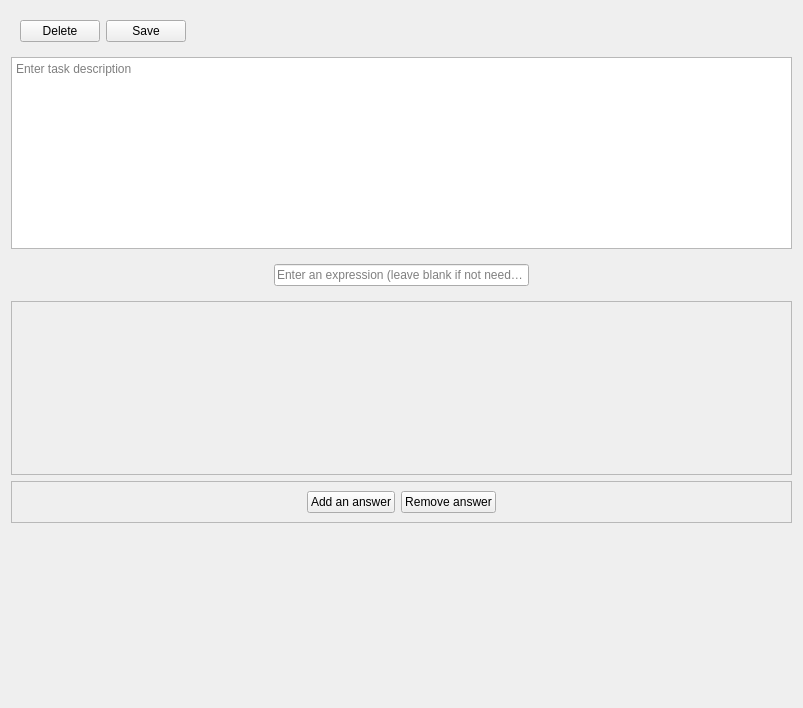
<?xml version="1.0" encoding="UTF-8"?>
<ui version="4.0">
 <class>taskMakingFrame</class>
 <widget class="QFrame" name="taskMakingFrame">
  <property name="geometry">
   <rect>
    <x>0</x>
    <y>0</y>
    <width>803</width>
    <height>708</height>
   </rect>
  </property>
  <property name="windowTitle">
   <string>Frame</string>
  </property>
  <layout class="QVBoxLayout" name="verticalLayout">
   <item>
    <widget class="QFrame" name="topFrame">
     <property name="frameShape">
      <enum>QFrame::NoFrame</enum>
     </property>
     <property name="frameShadow">
      <enum>QFrame::Raised</enum>
     </property>
     <layout class="QHBoxLayout" name="horizontalLayout">
      <item>
       <widget class="QPushButton" name="deleteButton">
        <property name="text">
         <string>Delete</string>
        </property>
       </widget>
      </item>
      <item>
       <widget class="QPushButton" name="saveButton">
        <property name="text">
         <string>Save</string>
        </property>
       </widget>
      </item>
      <item>
       <spacer name="horizontalSpacer">
        <property name="orientation">
         <enum>Qt::Horizontal</enum>
        </property>
        <property name="sizeHint" stdset="0">
         <size>
          <width>40</width>
          <height>20</height>
         </size>
        </property>
       </spacer>
      </item>
      <item>
       <spacer name="horizontalSpacer_2">
        <property name="orientation">
         <enum>Qt::Horizontal</enum>
        </property>
        <property name="sizeHint" stdset="0">
         <size>
          <width>40</width>
          <height>20</height>
         </size>
        </property>
       </spacer>
      </item>
     </layout>
    </widget>
   </item>
   <item>
    <widget class="QTextEdit" name="taskDescriptionInput">
     <property name="placeholderText">
      <string>Enter task description</string>
     </property>
    </widget>
   </item>
   <item>
    <widget class="QFrame" name="expressionFrame">
     <property name="frameShape">
      <enum>QFrame::NoFrame</enum>
     </property>
     <property name="frameShadow">
      <enum>QFrame::Raised</enum>
     </property>
     <layout class="QHBoxLayout" name="horizontalLayout_3">
      <item>
       <spacer name="horizontalSpacer_4">
        <property name="orientation">
         <enum>Qt::Horizontal</enum>
        </property>
        <property name="sizeType">
         <enum>QSizePolicy::Expanding</enum>
        </property>
        <property name="sizeHint" stdset="0">
         <size>
          <width>40</width>
          <height>20</height>
         </size>
        </property>
       </spacer>
      </item>
      <item>
       <widget class="QLineEdit" name="expressionInput">
        <property name="text">
         <string/>
        </property>
        <property name="placeholderText">
         <string>Enter an expression (leave blank if not needed)</string>
        </property>
       </widget>
      </item>
      <item>
       <spacer name="horizontalSpacer_3">
        <property name="orientation">
         <enum>Qt::Horizontal</enum>
        </property>
        <property name="sizeType">
         <enum>QSizePolicy::MinimumExpanding</enum>
        </property>
        <property name="sizeHint" stdset="0">
         <size>
          <width>40</width>
          <height>20</height>
         </size>
        </property>
       </spacer>
      </item>
     </layout>
    </widget>
   </item>
   <item>
    <widget class="QScrollArea" name="answersScrollArea">
     <property name="lineWidth">
      <number>0</number>
     </property>
     <property name="widgetResizable">
      <bool>true</bool>
     </property>
     <widget class="QWidget" name="scrollAreaWidgetContents">
      <property name="geometry">
       <rect>
        <x>0</x>
        <y>0</y>
        <width>783</width>
        <height>171</height>
       </rect>
      </property>
      <layout class="QVBoxLayout" name="verticalLayout_2">
       <item>
        <layout class="QVBoxLayout" name="answerScrollBarContents"/>
       </item>
      </layout>
     </widget>
    </widget>
   </item>
   <item>
    <widget class="QFrame" name="answerButtonFrame">
     <property name="frameShape">
      <enum>QFrame::StyledPanel</enum>
     </property>
     <property name="frameShadow">
      <enum>QFrame::Raised</enum>
     </property>
     <layout class="QHBoxLayout" name="answersLayout">
      <item>
       <spacer name="horizontalSpacer_5">
        <property name="orientation">
         <enum>Qt::Horizontal</enum>
        </property>
        <property name="sizeHint" stdset="0">
         <size>
          <width>40</width>
          <height>20</height>
         </size>
        </property>
       </spacer>
      </item>
      <item>
       <widget class="QPushButton" name="addAnswerButton">
        <property name="text">
         <string>Add an answer</string>
        </property>
       </widget>
      </item>
      <item>
       <widget class="QPushButton" name="removeAnswerButton">
        <property name="text">
         <string>Remove answer</string>
        </property>
       </widget>
      </item>
      <item>
       <spacer name="horizontalSpacer_6">
        <property name="orientation">
         <enum>Qt::Horizontal</enum>
        </property>
        <property name="sizeHint" stdset="0">
         <size>
          <width>40</width>
          <height>20</height>
         </size>
        </property>
       </spacer>
      </item>
     </layout>
    </widget>
   </item>
   <item>
    <spacer name="verticalSpacer">
     <property name="orientation">
      <enum>Qt::Vertical</enum>
     </property>
     <property name="sizeHint" stdset="0">
      <size>
       <width>20</width>
       <height>40</height>
      </size>
     </property>
    </spacer>
   </item>
  </layout>
 </widget>
 <resources/>
 <connections/>
</ui>
